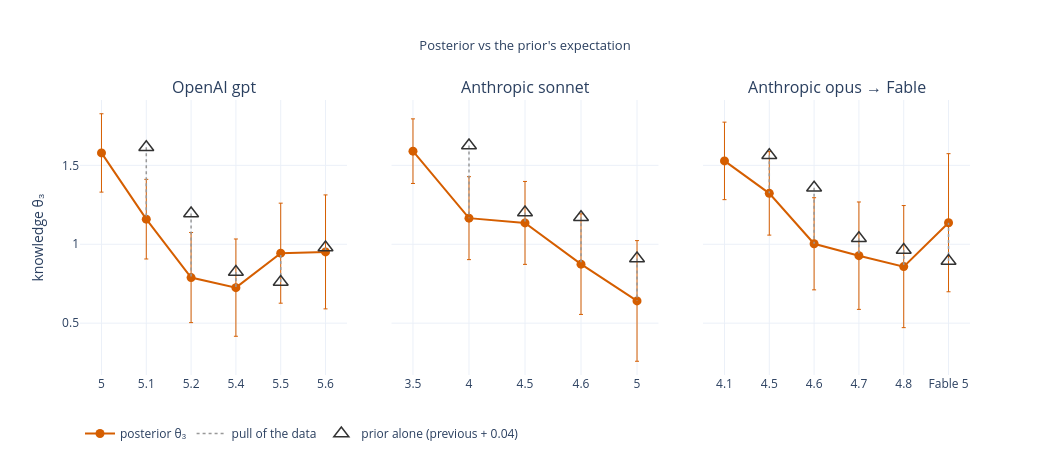

The notebook cell saved with this chart:
### Markdown cell above
### 3 · Why the lineage prior can't stop it.
Triangle = the prior's only opinion (previous node + 0.04). Where a node has real knowledge scores the posterior leaves the triangle downward; where it has none it just sits on the triangle. The prior chains to the *previous* node, never the peak, and +0.04 is dwarfed by one benchmark score.

### Code cell
fig = make_subplots(rows=1, cols=3, subplot_titles=list(CHAINS), shared_yaxes=True,
                    horizontal_spacing=0.05)
for j, (panel, nodes) in enumerate(CHAINS.items(), 1):
    labs = [lab for lab, _ in nodes]
    th = [node_theta(rep, "ax3") for _, rep in nodes]
    sd = [summ.loc[[m for m in node_members(rep) if m in summ.index], "ax3_sd"].mean()
          for _, rep in nodes]
    ghost = [None] + [th[i - 1] + DRIFT3 for i in range(1, len(nodes))]
    fig.add_trace(go.Scatter(x=labs, y=th, error_y=dict(array=sd, width=2, thickness=1),
                             mode="lines+markers", name="posterior θ₃",
                             marker=dict(color=C["verm"], size=9),
                             line=dict(color=C["verm"], width=2), showlegend=(j == 1)),
                  row=1, col=j)
    seg_x, seg_y = [], []
    for i in range(1, len(nodes)):
        seg_x += [labs[i], labs[i], None]
        seg_y += [ghost[i], th[i], None]
    fig.add_trace(go.Scatter(x=seg_x, y=seg_y, mode="lines",
                             name="pull of the data",
                             line=dict(color=C["gray"], width=1.5, dash="dot"),
                             showlegend=(j == 1), hoverinfo="skip"), row=1, col=j)
    fig.add_trace(go.Scatter(x=labs, y=ghost, mode="markers",
                             name=f"prior alone (previous + {DRIFT3:.2f})",
                             marker=dict(symbol="triangle-up-open", size=13,
                                         color=C["dark"], line_width=1.5),
                             showlegend=(j == 1)), row=1, col=j)
fig.update_yaxes(title="knowledge θ₃", row=1, col=1)
fig.update_layout(title="Posterior vs the prior's expectation", height=460, width=1050,
                  legend=dict(orientation="h", y=-0.16, font=dict(size=12)))
show(fig, "p3_prior_vs_data")

### Figure 1 — Plotly figure (JSON) as saved in the notebook; plotly's stock layout.template omitted (floating-point values rounded to 4 significant figures)
{"data": [{"error_y": {"array": [0.2483, 0.2523, 0.2855, 0.3083, 0.317, 0.3611], "thickness": 1, "width": 2}, "line": {"color": "#D55E00", "width": 2}, "marker": {"color": "#D55E00", "size": 9}, "mode": "lines+markers", "name": "posterior θ₃", "showlegend": true, "type": "scatter", "x": ["5", "5.1", "5.2", "5.4", "5.5", "5.6"], "xaxis": "x", "y": [1.579, 1.159, 0.7887, 0.725, 0.9434, 0.9515], "yaxis": "y"}, {"hoverinfo": "skip", "line": {"color": "#999999", "dash": "dot", "width": 1.5}, "mode": "lines", "name": "pull of the data", "showlegend": true, "type": "scatter", "x": ["5.1", "5.1", null, "5.2", "5.2", null, "5.4", "5.4", null, "5.5", "5.5", null, "5.6", "5.6", null], "xaxis": "x", "y": [1.614, 1.159, null, 1.194, 0.7887, null, 0.8243, 0.725, null, 0.7606, 0.9434, null, 0.9789, 0.9515, null], "yaxis": "y"}, {"marker": {"color": "#333333", "line": {"width": 1.5}, "size": 13, "symbol": "triangle-up-open"}, "mode": "markers", "name": "prior alone (previous + 0.04)", "showlegend": true, "type": "scatter", "x": ["5", "5.1", "5.2", "5.4", "5.5", "5.6"], "xaxis": "x", "y": [null, 1.614, 1.194, 0.8243, 0.7606, 0.9789], "yaxis": "y"}, {"error_y": {"array": [0.2047, 0.2629, 0.2627, 0.3188, 0.3823], "thickness": 1, "width": 2}, "line": {"color": "#D55E00", "width": 2}, "marker": {"color": "#D55E00", "size": 9}, "mode": "lines+markers", "name": "posterior θ₃", "showlegend": false, "type": "scatter", "x": ["3.5", "4", "4.5", "4.6", "5"], "xaxis": "x2", "y": [1.59, 1.165, 1.135, 0.8739, 0.6408], "yaxis": "y2"}, {"hoverinfo": "skip", "line": {"color": "#999999", "dash": "dot", "width": 1.5}, "mode": "lines", "name": "pull of the data", "showlegend": false, "type": "scatter", "x": ["4", "4", null, "4.5", "4.5", null, "4.6", "4.6", null, "5", "5", null], "xaxis": "x2", "y": [1.625, 1.165, null, 1.201, 1.135, null, 1.171, 0.8739, null, 0.9095, 0.6408, null], "yaxis": "y2"}, {"marker": {"color": "#333333", "line": {"width": 1.5}, "size": 13, "symbol": "triangle-up-open"}, "mode": "markers", "name": "prior alone (previous + 0.04)", "showlegend": false, "type": "scatter", "x": ["3.5", "4", "4.5", "4.6", "5"], "xaxis": "x2", "y": [null, 1.625, 1.201, 1.171, 0.9095], "yaxis": "y2"}, {"error_y": {"array": [0.2456, 0.2647, 0.292, 0.3403, 0.3869, 0.4376], "thickness": 1, "width": 2}, "line": {"color": "#D55E00", "width": 2}, "marker": {"color": "#D55E00", "size": 9}, "mode": "lines+markers", "name": "posterior θ₃", "showlegend": false, "type": "scatter", "x": ["4.1", "4.5", "4.6", "4.7", "4.8", "Fable 5"], "xaxis": "x3", "y": [1.528, 1.323, 1.003, 0.9275, 0.8583, 1.136], "yaxis": "y3"}, {"hoverinfo": "skip", "line": {"color": "#999999", "dash": "dot", "width": 1.5}, "mode": "lines", "name": "pull of the data", "showlegend": false, "type": "scatter", "x": ["4.5", "4.5", null, "4.6", "4.6", null, "4.7", "4.7", null, "4.8", "4.8", null, "Fable 5", "Fable 5", null], "xaxis": "x3", "y": [1.564, 1.323, null, 1.358, 1.003, null, 1.038, 0.9275, null, 0.963, 0.8583, null, 0.8938, 1.136, null], "yaxis": "y3"}, {"marker": {"color": "#333333", "line": {"width": 1.5}, "size": 13, "symbol": "triangle-up-open"}, "mode": "markers", "name": "prior alone (previous + 0.04)", "showlegend": false, "type": "scatter", "x": ["4.1", "4.5", "4.6", "4.7", "4.8", "Fable 5"], "xaxis": "x3", "y": [null, 1.564, 1.358, 1.038, 0.963, 0.8938], "yaxis": "y3"}], "layout": {"annotations": [{"font": {"size": 16}, "showarrow": false, "text": "OpenAI gpt", "x": 0.15, "xanchor": "center", "xref": "paper", "y": 1.0, "yanchor": "bottom", "yref": "paper"}, {"font": {"size": 16}, "showarrow": false, "text": "Anthropic sonnet", "x": 0.5, "xanchor": "center", "xref": "paper", "y": 1.0, "yanchor": "bottom", "yref": "paper"}, {"font": {"size": 16}, "showarrow": false, "text": "Anthropic opus → Fable", "x": 0.85, "xanchor": "center", "xref": "paper", "y": 1.0, "yanchor": "bottom", "yref": "paper"}], "height": 460, "legend": {"font": {"size": 12}, "orientation": "h", "y": -0.16}, "title": {"font": {"size": 13}, "text": "Posterior vs the prior's expectation", "x": 0.5}, "width": 1050, "xaxis": {"anchor": "y", "domain": [0.0, 0.3]}, "xaxis2": {"anchor": "y2", "domain": [0.35, 0.65]}, "xaxis3": {"anchor": "y3", "domain": [0.7, 1.0]}, "yaxis": {"anchor": "x", "domain": [0.0, 1.0], "title": {"text": "knowledge θ₃"}}, "yaxis2": {"anchor": "x2", "domain": [0.0, 1.0], "matches": "y", "showticklabels": false}, "yaxis3": {"anchor": "x3", "domain": [0.0, 1.0], "matches": "y", "showticklabels": false}}}
